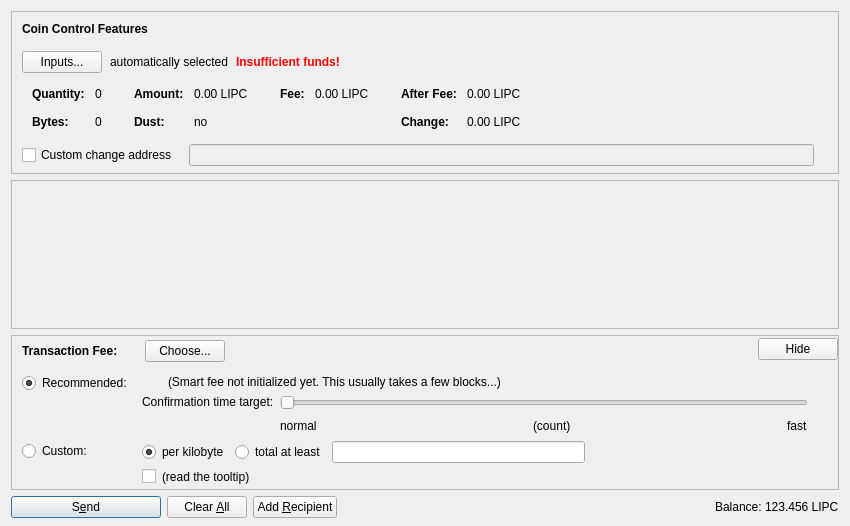
<?xml version="1.0" encoding="UTF-8"?>
<ui version="4.0">
 <class>SendCoinsDialog</class>
 <widget class="QDialog" name="SendCoinsDialog">
  <property name="geometry">
   <rect>
    <x>0</x>
    <y>0</y>
    <width>850</width>
    <height>526</height>
   </rect>
  </property>
  <property name="windowTitle">
   <string>Send Coins</string>
  </property>
  <layout class="QVBoxLayout" name="verticalLayout" stretch="0,1,0,0">
   <property name="bottomMargin">
    <number>8</number>
   </property>
   <item>
    <widget class="QFrame" name="frameCoinControl">
     <property name="sizePolicy">
      <sizepolicy hsizetype="Expanding" vsizetype="Expanding">
       <horstretch>0</horstretch>
       <verstretch>0</verstretch>
      </sizepolicy>
     </property>
     <property name="maximumSize">
      <size>
       <width>16777215</width>
       <height>16777215</height>
      </size>
     </property>
     <property name="frameShape">
      <enum>QFrame::StyledPanel</enum>
     </property>
     <property name="frameShadow">
      <enum>QFrame::Sunken</enum>
     </property>
     <layout class="QVBoxLayout" name="verticalLayoutCoinControl2">
      <property name="spacing">
       <number>0</number>
      </property>
      <property name="leftMargin">
       <number>0</number>
      </property>
      <property name="topMargin">
       <number>0</number>
      </property>
      <property name="rightMargin">
       <number>0</number>
      </property>
      <property name="bottomMargin">
       <number>6</number>
      </property>
      <item>
       <layout class="QVBoxLayout" name="verticalLayoutCoinControl" stretch="0,0,0,0,1">
        <property name="spacing">
         <number>0</number>
        </property>
        <property name="leftMargin">
         <number>10</number>
        </property>
        <property name="topMargin">
         <number>10</number>
        </property>
        <item>
         <layout class="QHBoxLayout" name="horizontalLayoutCoinControl1">
          <property name="bottomMargin">
           <number>15</number>
          </property>
          <item>
           <widget class="QLabel" name="labelCoinControlFeatures">
            <property name="sizePolicy">
             <sizepolicy hsizetype="Preferred" vsizetype="Maximum">
              <horstretch>0</horstretch>
              <verstretch>0</verstretch>
             </sizepolicy>
            </property>
            <property name="font">
             <font>
              <weight>75</weight>
              <bold>true</bold>
             </font>
            </property>
            <property name="styleSheet">
             <string notr="true">font-weight:bold;</string>
            </property>
            <property name="text">
             <string>Coin Control Features</string>
            </property>
           </widget>
          </item>
         </layout>
        </item>
        <item>
         <layout class="QHBoxLayout" name="horizontalLayoutCoinControl2" stretch="0,0,0,0">
          <property name="spacing">
           <number>8</number>
          </property>
          <property name="bottomMargin">
           <number>10</number>
          </property>
          <item>
           <widget class="QPushButton" name="pushButtonCoinControl">
            <property name="styleSheet">
             <string notr="true"/>
            </property>
            <property name="text">
             <string>Inputs...</string>
            </property>
            <property name="autoDefault">
             <bool>false</bool>
            </property>
           </widget>
          </item>
          <item>
           <widget class="QLabel" name="labelCoinControlAutomaticallySelected">
            <property name="text">
             <string>automatically selected</string>
            </property>
            <property name="margin">
             <number>5</number>
            </property>
           </widget>
          </item>
          <item>
           <widget class="QLabel" name="labelCoinControlInsuffFunds">
            <property name="font">
             <font>
              <weight>75</weight>
              <bold>true</bold>
             </font>
            </property>
            <property name="styleSheet">
             <string notr="true">color:red;font-weight:bold;</string>
            </property>
            <property name="text">
             <string>Insufficient funds!</string>
            </property>
            <property name="margin">
             <number>5</number>
            </property>
           </widget>
          </item>
          <item>
           <spacer name="horizontalSpacerCoinControl">
            <property name="orientation">
             <enum>Qt::Horizontal</enum>
            </property>
            <property name="sizeHint" stdset="0">
             <size>
              <width>40</width>
              <height>1</height>
             </size>
            </property>
           </spacer>
          </item>
         </layout>
        </item>
        <item>
         <widget class="QWidget" name="widgetCoinControl" native="true">
          <property name="sizePolicy">
           <sizepolicy hsizetype="Preferred" vsizetype="Preferred">
            <horstretch>0</horstretch>
            <verstretch>0</verstretch>
           </sizepolicy>
          </property>
          <property name="minimumSize">
           <size>
            <width>0</width>
            <height>0</height>
           </size>
          </property>
          <property name="styleSheet">
           <string notr="true"/>
          </property>
          <layout class="QHBoxLayout" name="horizontalLayoutCoinControl5">
           <property name="leftMargin">
            <number>0</number>
           </property>
           <property name="topMargin">
            <number>0</number>
           </property>
           <property name="rightMargin">
            <number>0</number>
           </property>
           <property name="bottomMargin">
            <number>0</number>
           </property>
           <item>
            <layout class="QHBoxLayout" name="horizontalLayoutCoinControl3" stretch="0,0,0,1">
             <property name="spacing">
              <number>20</number>
             </property>
             <property name="topMargin">
              <number>0</number>
             </property>
             <property name="bottomMargin">
              <number>10</number>
             </property>
             <item>
              <layout class="QFormLayout" name="formLayoutCoinControl1">
               <property name="horizontalSpacing">
                <number>10</number>
               </property>
               <property name="verticalSpacing">
                <number>14</number>
               </property>
               <property name="leftMargin">
                <number>10</number>
               </property>
               <property name="topMargin">
                <number>4</number>
               </property>
               <property name="rightMargin">
                <number>6</number>
               </property>
               <item row="0" column="0">
                <widget class="QLabel" name="labelCoinControlQuantityText">
                 <property name="font">
                  <font>
                   <weight>75</weight>
                   <bold>true</bold>
                  </font>
                 </property>
                 <property name="text">
                  <string>Quantity:</string>
                 </property>
                 <property name="margin">
                  <number>0</number>
                 </property>
                </widget>
               </item>
               <item row="0" column="1">
                <widget class="QLabel" name="labelCoinControlQuantity">
                 <property name="cursor">
                  <cursorShape>IBeamCursor</cursorShape>
                 </property>
                 <property name="contextMenuPolicy">
                  <enum>Qt::ActionsContextMenu</enum>
                 </property>
                 <property name="text">
                  <string notr="true">0</string>
                 </property>
                 <property name="margin">
                  <number>0</number>
                 </property>
                 <property name="textInteractionFlags">
                  <set>Qt::LinksAccessibleByMouse|Qt::TextSelectableByKeyboard|Qt::TextSelectableByMouse</set>
                 </property>
                </widget>
               </item>
               <item row="1" column="0">
                <widget class="QLabel" name="labelCoinControlBytesText">
                 <property name="font">
                  <font>
                   <weight>75</weight>
                   <bold>true</bold>
                  </font>
                 </property>
                 <property name="text">
                  <string>Bytes:</string>
                 </property>
                </widget>
               </item>
               <item row="1" column="1">
                <widget class="QLabel" name="labelCoinControlBytes">
                 <property name="cursor">
                  <cursorShape>IBeamCursor</cursorShape>
                 </property>
                 <property name="contextMenuPolicy">
                  <enum>Qt::ActionsContextMenu</enum>
                 </property>
                 <property name="text">
                  <string notr="true">0</string>
                 </property>
                 <property name="textInteractionFlags">
                  <set>Qt::LinksAccessibleByMouse|Qt::TextSelectableByKeyboard|Qt::TextSelectableByMouse</set>
                 </property>
                </widget>
               </item>
              </layout>
             </item>
             <item>
              <layout class="QFormLayout" name="formLayoutCoinControl2">
               <property name="horizontalSpacing">
                <number>10</number>
               </property>
               <property name="verticalSpacing">
                <number>14</number>
               </property>
               <property name="leftMargin">
                <number>6</number>
               </property>
               <property name="topMargin">
                <number>4</number>
               </property>
               <property name="rightMargin">
                <number>6</number>
               </property>
               <item row="0" column="0">
                <widget class="QLabel" name="labelCoinControlAmountText">
                 <property name="font">
                  <font>
                   <weight>75</weight>
                   <bold>true</bold>
                  </font>
                 </property>
                 <property name="text">
                  <string>Amount:</string>
                 </property>
                 <property name="margin">
                  <number>0</number>
                 </property>
                </widget>
               </item>
               <item row="0" column="1">
                <widget class="QLabel" name="labelCoinControlAmount">
                 <property name="cursor">
                  <cursorShape>IBeamCursor</cursorShape>
                 </property>
                 <property name="contextMenuPolicy">
                  <enum>Qt::ActionsContextMenu</enum>
                 </property>
                 <property name="text">
                  <string notr="true">0.00 LIPC</string>
                 </property>
                 <property name="textInteractionFlags">
                  <set>Qt::LinksAccessibleByMouse|Qt::TextSelectableByKeyboard|Qt::TextSelectableByMouse</set>
                 </property>
                </widget>
               </item>
               <item row="1" column="0">
                <widget class="QLabel" name="labelCoinControlLowOutputText">
                 <property name="font">
                  <font>
                   <weight>75</weight>
                   <bold>true</bold>
                  </font>
                 </property>
                 <property name="text">
                  <string>Dust:</string>
                 </property>
                </widget>
               </item>
               <item row="1" column="1">
                <widget class="QLabel" name="labelCoinControlLowOutput">
                 <property name="cursor">
                  <cursorShape>IBeamCursor</cursorShape>
                 </property>
                 <property name="contextMenuPolicy">
                  <enum>Qt::ActionsContextMenu</enum>
                 </property>
                 <property name="text">
                  <string notr="true">no</string>
                 </property>
                 <property name="textInteractionFlags">
                  <set>Qt::LinksAccessibleByMouse|Qt::TextSelectableByKeyboard|Qt::TextSelectableByMouse</set>
                 </property>
                </widget>
               </item>
              </layout>
             </item>
             <item>
              <layout class="QFormLayout" name="formLayoutCoinControl3">
               <property name="horizontalSpacing">
                <number>10</number>
               </property>
               <property name="verticalSpacing">
                <number>14</number>
               </property>
               <property name="leftMargin">
                <number>6</number>
               </property>
               <property name="topMargin">
                <number>4</number>
               </property>
               <property name="rightMargin">
                <number>6</number>
               </property>
               <item row="0" column="0">
                <widget class="QLabel" name="labelCoinControlFeeText">
                 <property name="font">
                  <font>
                   <weight>75</weight>
                   <bold>true</bold>
                  </font>
                 </property>
                 <property name="text">
                  <string>Fee:</string>
                 </property>
                 <property name="margin">
                  <number>0</number>
                 </property>
                </widget>
               </item>
               <item row="0" column="1">
                <widget class="QLabel" name="labelCoinControlFee">
                 <property name="cursor">
                  <cursorShape>IBeamCursor</cursorShape>
                 </property>
                 <property name="contextMenuPolicy">
                  <enum>Qt::ActionsContextMenu</enum>
                 </property>
                 <property name="text">
                  <string notr="true">0.00 LIPC</string>
                 </property>
                 <property name="textInteractionFlags">
                  <set>Qt::LinksAccessibleByMouse|Qt::TextSelectableByKeyboard|Qt::TextSelectableByMouse</set>
                 </property>
                </widget>
               </item>
              </layout>
             </item>
             <item>
              <layout class="QFormLayout" name="formLayoutCoinControl4">
               <property name="horizontalSpacing">
                <number>10</number>
               </property>
               <property name="verticalSpacing">
                <number>14</number>
               </property>
               <property name="leftMargin">
                <number>6</number>
               </property>
               <property name="topMargin">
                <number>4</number>
               </property>
               <property name="rightMargin">
                <number>6</number>
               </property>
               <item row="0" column="0">
                <widget class="QLabel" name="labelCoinControlAfterFeeText">
                 <property name="font">
                  <font>
                   <weight>75</weight>
                   <bold>true</bold>
                  </font>
                 </property>
                 <property name="text">
                  <string>After Fee:</string>
                 </property>
                 <property name="margin">
                  <number>0</number>
                 </property>
                </widget>
               </item>
               <item row="0" column="1">
                <widget class="QLabel" name="labelCoinControlAfterFee">
                 <property name="cursor">
                  <cursorShape>IBeamCursor</cursorShape>
                 </property>
                 <property name="contextMenuPolicy">
                  <enum>Qt::ActionsContextMenu</enum>
                 </property>
                 <property name="text">
                  <string notr="true">0.00 LIPC</string>
                 </property>
                 <property name="textInteractionFlags">
                  <set>Qt::LinksAccessibleByMouse|Qt::TextSelectableByKeyboard|Qt::TextSelectableByMouse</set>
                 </property>
                </widget>
               </item>
               <item row="1" column="0">
                <widget class="QLabel" name="labelCoinControlChangeText">
                 <property name="font">
                  <font>
                   <weight>75</weight>
                   <bold>true</bold>
                  </font>
                 </property>
                 <property name="text">
                  <string>Change:</string>
                 </property>
                </widget>
               </item>
               <item row="1" column="1">
                <widget class="QLabel" name="labelCoinControlChange">
                 <property name="cursor">
                  <cursorShape>IBeamCursor</cursorShape>
                 </property>
                 <property name="contextMenuPolicy">
                  <enum>Qt::ActionsContextMenu</enum>
                 </property>
                 <property name="text">
                  <string notr="true">0.00 LIPC</string>
                 </property>
                 <property name="textInteractionFlags">
                  <set>Qt::LinksAccessibleByMouse|Qt::TextSelectableByKeyboard|Qt::TextSelectableByMouse</set>
                 </property>
                </widget>
               </item>
              </layout>
             </item>
            </layout>
           </item>
          </layout>
         </widget>
        </item>
        <item>
         <layout class="QHBoxLayout" name="horizontalLayoutCoinControl4" stretch="0,0,0">
          <property name="spacing">
           <number>12</number>
          </property>
          <property name="sizeConstraint">
           <enum>QLayout::SetDefaultConstraint</enum>
          </property>
          <property name="topMargin">
           <number>5</number>
          </property>
          <property name="rightMargin">
           <number>5</number>
          </property>
          <item>
           <widget class="QCheckBox" name="checkBoxCoinControlChange">
            <property name="toolTip">
             <string>If this is activated, but the change address is empty or invalid, change will be sent to a newly generated address.</string>
            </property>
            <property name="text">
             <string>Custom change address</string>
            </property>
           </widget>
          </item>
          <item>
           <widget class="QValidatedLineEdit" name="lineEditCoinControlChange">
            <property name="enabled">
             <bool>false</bool>
            </property>
            <property name="sizePolicy">
             <sizepolicy hsizetype="Expanding" vsizetype="Fixed">
              <horstretch>0</horstretch>
              <verstretch>0</verstretch>
             </sizepolicy>
            </property>
           </widget>
          </item>
          <item>
           <widget class="QLabel" name="labelCoinControlChangeLabel">
            <property name="sizePolicy">
             <sizepolicy hsizetype="Preferred" vsizetype="Expanding">
              <horstretch>0</horstretch>
              <verstretch>0</verstretch>
             </sizepolicy>
            </property>
            <property name="minimumSize">
             <size>
              <width>0</width>
              <height>0</height>
             </size>
            </property>
            <property name="text">
             <string/>
            </property>
            <property name="margin">
             <number>3</number>
            </property>
           </widget>
          </item>
         </layout>
        </item>
        <item>
         <spacer name="verticalSpacerCoinControl">
          <property name="orientation">
           <enum>Qt::Vertical</enum>
          </property>
          <property name="sizeHint" stdset="0">
           <size>
            <width>800</width>
            <height>1</height>
           </size>
          </property>
         </spacer>
        </item>
       </layout>
      </item>
     </layout>
    </widget>
   </item>
   <item>
    <widget class="QScrollArea" name="scrollArea">
     <property name="widgetResizable">
      <bool>true</bool>
     </property>
     <widget class="QWidget" name="scrollAreaWidgetContents">
      <property name="geometry">
       <rect>
        <x>0</x>
        <y>0</y>
        <width>830</width>
        <height>104</height>
       </rect>
      </property>
      <layout class="QVBoxLayout" name="verticalLayout_2" stretch="0,1">
       <property name="leftMargin">
        <number>0</number>
       </property>
       <property name="topMargin">
        <number>0</number>
       </property>
       <property name="rightMargin">
        <number>0</number>
       </property>
       <property name="bottomMargin">
        <number>0</number>
       </property>
       <item>
        <layout class="QVBoxLayout" name="entries">
         <property name="spacing">
          <number>6</number>
         </property>
        </layout>
       </item>
       <item>
        <spacer name="verticalSpacer">
         <property name="orientation">
          <enum>Qt::Vertical</enum>
         </property>
         <property name="sizeHint" stdset="0">
          <size>
           <width>20</width>
           <height>40</height>
          </size>
         </property>
        </spacer>
       </item>
      </layout>
     </widget>
    </widget>
   </item>
   <item>
    <widget class="QFrame" name="frameFee">
     <property name="sizePolicy">
      <sizepolicy hsizetype="Expanding" vsizetype="Expanding">
       <horstretch>0</horstretch>
       <verstretch>0</verstretch>
      </sizepolicy>
     </property>
     <property name="maximumSize">
      <size>
       <width>16777215</width>
       <height>16777215</height>
      </size>
     </property>
     <property name="frameShape">
      <enum>QFrame::StyledPanel</enum>
     </property>
     <property name="frameShadow">
      <enum>QFrame::Sunken</enum>
     </property>
     <layout class="QVBoxLayout" name="verticalLayoutFee1">
      <property name="spacing">
       <number>0</number>
      </property>
      <property name="leftMargin">
       <number>0</number>
      </property>
      <property name="topMargin">
       <number>0</number>
      </property>
      <property name="rightMargin">
       <number>0</number>
      </property>
      <property name="bottomMargin">
       <number>0</number>
      </property>
      <item>
       <layout class="QVBoxLayout" name="verticalLayoutFee2" stretch="0,0,0">
        <property name="spacing">
         <number>0</number>
        </property>
        <property name="leftMargin">
         <number>10</number>
        </property>
        <property name="topMargin">
         <number>0</number>
        </property>
        <item>
         <layout class="QHBoxLayout" name="horizontalLayoutFee1">
          <property name="bottomMargin">
           <number>0</number>
          </property>
          <item>
           <layout class="QVBoxLayout" name="verticalLayoutFee7">
            <property name="spacing">
             <number>0</number>
            </property>
            <item>
             <spacer name="verticalSpacerSmartFee">
              <property name="orientation">
               <enum>Qt::Vertical</enum>
              </property>
              <property name="sizeType">
               <enum>QSizePolicy::Fixed</enum>
              </property>
              <property name="sizeHint" stdset="0">
               <size>
                <width>1</width>
                <height>4</height>
               </size>
              </property>
             </spacer>
            </item>
            <item>
             <layout class="QHBoxLayout" name="horizontalLayoutSmartFee">
              <property name="spacing">
               <number>10</number>
              </property>
              <item>
               <widget class="QLabel" name="labelFeeHeadline">
                <property name="sizePolicy">
                 <sizepolicy hsizetype="Preferred" vsizetype="Maximum">
                  <horstretch>0</horstretch>
                  <verstretch>0</verstretch>
                 </sizepolicy>
                </property>
                <property name="font">
                 <font>
                  <weight>75</weight>
                  <bold>true</bold>
                 </font>
                </property>
                <property name="styleSheet">
                 <string notr="true">font-weight:bold;</string>
                </property>
                <property name="text">
                 <string>Transaction Fee:</string>
                </property>
               </widget>
              </item>
              <item>
               <widget class="QLabel" name="labelFeeMinimized">
                <property name="text">
                 <string/>
                </property>
               </widget>
              </item>
              <item>
               <widget class="QPushButton" name="buttonChooseFee">
                <property name="text">
                 <string>Choose...</string>
                </property>
               </widget>
              </item>
             </layout>
            </item>
            <item>
             <spacer name="verticalSpacer_5">
              <property name="orientation">
               <enum>Qt::Vertical</enum>
              </property>
              <property name="sizeHint" stdset="0">
               <size>
                <width>1</width>
                <height>1</height>
               </size>
              </property>
             </spacer>
            </item>
           </layout>
          </item>
          <item>
           <spacer name="horizontalSpacer_4">
            <property name="orientation">
             <enum>Qt::Horizontal</enum>
            </property>
            <property name="sizeHint" stdset="0">
             <size>
              <width>40</width>
              <height>20</height>
             </size>
            </property>
           </spacer>
          </item>
          <item>
           <widget class="QPushButton" name="buttonMinimizeFee">
            <property name="toolTip">
             <string>collapse fee-settings</string>
            </property>
            <property name="text">
             <string>Hide</string>
            </property>
           </widget>
          </item>
         </layout>
        </item>
        <item>
         <widget class="QFrame" name="frameFeeSelection">
          <layout class="QVBoxLayout" name="verticalLayoutFee12">
           <property name="spacing">
            <number>0</number>
           </property>
           <property name="leftMargin">
            <number>0</number>
           </property>
           <property name="topMargin">
            <number>0</number>
           </property>
           <property name="rightMargin">
            <number>0</number>
           </property>
           <property name="bottomMargin">
            <number>0</number>
           </property>
           <item>
            <layout class="QGridLayout" name="gridLayoutFee">
             <property name="topMargin">
              <number>10</number>
             </property>
             <property name="bottomMargin">
              <number>4</number>
             </property>
             <property name="horizontalSpacing">
              <number>10</number>
             </property>
             <property name="verticalSpacing">
              <number>4</number>
             </property>
             <item row="1" column="1">
              <layout class="QVBoxLayout" name="verticalLayoutFee8">
               <property name="spacing">
                <number>6</number>
               </property>
               <item>
                <layout class="QHBoxLayout" name="horizontalLayoutFee13">
                 <item>
                  <widget class="QRadioButton" name="radioCustomPerKilobyte">
                   <property name="toolTip">
                    <string>If the custom fee is set to 1000 satoshis and the transaction is only 250 bytes, then &quot;per kilobyte&quot; only pays 250 satoshis in fee, while &quot;total at least&quot; pays 1000 satoshis. For transactions bigger than a kilobyte both pay by kilobyte.</string>
                   </property>
                   <property name="text">
                    <string>per kilobyte</string>
                   </property>
                   <property name="checked">
                    <bool>true</bool>
                   </property>
                   <attribute name="buttonGroup">
                    <string notr="true">groupCustomFee</string>
                   </attribute>
                  </widget>
                 </item>
                 <item>
                  <widget class="QRadioButton" name="radioCustomAtLeast">
                   <property name="toolTip">
                    <string>If the custom fee is set to 1000 satoshis and the transaction is only 250 bytes, then &quot;per kilobyte&quot; only pays 250 satoshis in fee, while &quot;total at least&quot; pays 1000 satoshis. For transactions bigger than a kilobyte both pay by kilobyte.</string>
                   </property>
                   <property name="text">
                    <string>total at least</string>
                   </property>
                   <attribute name="buttonGroup">
                    <string notr="true">groupCustomFee</string>
                   </attribute>
                  </widget>
                 </item>
                 <item>
                  <widget class="LipCoinAmountField" name="customFee"/>
                 </item>
                 <item>
                  <spacer name="horizontalSpacer_6">
                   <property name="orientation">
                    <enum>Qt::Horizontal</enum>
                   </property>
                   <property name="sizeHint" stdset="0">
                    <size>
                     <width>1</width>
                     <height>1</height>
                    </size>
                   </property>
                  </spacer>
                 </item>
                </layout>
               </item>
               <item>
                <layout class="QHBoxLayout" name="horizontalLayoutFee8">
                 <item>
                  <widget class="QCheckBox" name="checkBoxMinimumFee">
                   <property name="toolTip">
                    <string>Paying only the minimum fee is just fine as long as there is less transaction volume than space in the blocks. But be aware that this can end up in a never confirming transaction once there is more demand for lipcoin transactions than the network can process.</string>
                   </property>
                   <property name="text">
                    <string/>
                   </property>
                  </widget>
                 </item>
                 <item>
                  <widget class="QLabel" name="labelMinFeeWarning">
                   <property name="enabled">
                    <bool>true</bool>
                   </property>
                   <property name="toolTip">
                    <string>Paying only the minimum fee is just fine as long as there is less transaction volume than space in the blocks. But be aware that this can end up in a never confirming transaction once there is more demand for lipcoin transactions than the network can process.</string>
                   </property>
                   <property name="text">
                    <string>(read the tooltip)</string>
                   </property>
                   <property name="margin">
                    <number>5</number>
                   </property>
                  </widget>
                 </item>
                 <item>
                  <spacer name="horizontalSpacer_2">
                   <property name="orientation">
                    <enum>Qt::Horizontal</enum>
                   </property>
                   <property name="sizeHint" stdset="0">
                    <size>
                     <width>1</width>
                     <height>1</height>
                    </size>
                   </property>
                  </spacer>
                 </item>
                </layout>
               </item>
              </layout>
             </item>
             <item row="0" column="0">
              <layout class="QVBoxLayout" name="verticalLayoutFee4" stretch="0,1">
               <item>
                <widget class="QRadioButton" name="radioSmartFee">
                 <property name="text">
                  <string>Recommended:</string>
                 </property>
                 <property name="checked">
                  <bool>true</bool>
                 </property>
                 <attribute name="buttonGroup">
                  <string notr="true">groupFee</string>
                 </attribute>
                </widget>
               </item>
               <item>
                <spacer name="verticalSpacer_2">
                 <property name="orientation">
                  <enum>Qt::Vertical</enum>
                 </property>
                 <property name="sizeHint" stdset="0">
                  <size>
                   <width>1</width>
                   <height>1</height>
                  </size>
                 </property>
                </spacer>
               </item>
              </layout>
             </item>
             <item row="1" column="0">
              <layout class="QVBoxLayout" name="verticalLayoutFee9" stretch="0,1">
               <item>
                <widget class="QRadioButton" name="radioCustomFee">
                 <property name="text">
                  <string>Custom:</string>
                 </property>
                 <attribute name="buttonGroup">
                  <string notr="true">groupFee</string>
                 </attribute>
                </widget>
               </item>
               <item>
                <spacer name="verticalSpacer_6">
                 <property name="orientation">
                  <enum>Qt::Vertical</enum>
                 </property>
                 <property name="sizeHint" stdset="0">
                  <size>
                   <width>1</width>
                   <height>1</height>
                  </size>
                 </property>
                </spacer>
               </item>
              </layout>
             </item>
             <item row="0" column="1">
              <layout class="QVBoxLayout" name="verticalLayoutFee3" stretch="0,0,1">
               <property name="spacing">
                <number>6</number>
               </property>
               <property name="topMargin">
                <number>2</number>
               </property>
               <item>
                <layout class="QHBoxLayout" name="horizontalLayoutFee12">
                 <item>
                  <widget class="QLabel" name="labelSmartFee">
                   <property name="text">
                    <string/>
                   </property>
                   <property name="margin">
                    <number>2</number>
                   </property>
                  </widget>
                 </item>
                 <item>
                  <widget class="QLabel" name="labelFeeEstimation">
                   <property name="text">
                    <string/>
                   </property>
                  </widget>
                 </item>
                 <item>
                  <widget class="QLabel" name="labelSmartFee2">
                   <property name="text">
                    <string>(Smart fee not initialized yet. This usually takes a few blocks...)</string>
                   </property>
                   <property name="margin">
                    <number>2</number>
                   </property>
                  </widget>
                 </item>
                 <item>
                  <spacer name="horizontalSpacer_5">
                   <property name="orientation">
                    <enum>Qt::Horizontal</enum>
                   </property>
                   <property name="sizeHint" stdset="0">
                    <size>
                     <width>1</width>
                     <height>1</height>
                    </size>
                   </property>
                  </spacer>
                 </item>
                </layout>
               </item>
               <item>
                <layout class="QHBoxLayout" name="horizontalLayoutFee9">
                 <item>
                  <layout class="QVBoxLayout" name="verticalLayoutFee6">
                   <item>
                    <widget class="QLabel" name="labelSmartFee3">
                     <property name="text">
                      <string>Confirmation time target:</string>
                     </property>
                     <property name="margin">
                      <number>2</number>
                     </property>
                    </widget>
                   </item>
                   <item>
                    <spacer name="verticalSpacer_3">
                     <property name="orientation">
                      <enum>Qt::Vertical</enum>
                     </property>
                     <property name="sizeHint" stdset="0">
                      <size>
                       <width>1</width>
                       <height>1</height>
                      </size>
                     </property>
                    </spacer>
                   </item>
                  </layout>
                 </item>
                 <item>
                  <layout class="QVBoxLayout" name="verticalLayoutFee5">
                   <property name="rightMargin">
                    <number>30</number>
                   </property>
                   <item>
                    <widget class="QSlider" name="sliderSmartFee">
                     <property name="minimum">
                      <number>0</number>
                     </property>
                     <property name="maximum">
                      <number>23</number>
                     </property>
                     <property name="pageStep">
                      <number>1</number>
                     </property>
                     <property name="value">
                      <number>0</number>
                     </property>
                     <property name="orientation">
                      <enum>Qt::Horizontal</enum>
                     </property>
                     <property name="invertedAppearance">
                      <bool>false</bool>
                     </property>
                     <property name="invertedControls">
                      <bool>false</bool>
                     </property>
                     <property name="tickPosition">
                      <enum>QSlider::NoTicks</enum>
                     </property>
                    </widget>
                   </item>
                   <item>
                    <layout class="QHBoxLayout" name="horizontalLayoutFee10">
                     <item>
                      <widget class="QLabel" name="labelSmartFeeNormal">
                       <property name="text">
                        <string>normal</string>
                       </property>
                      </widget>
                     </item>
                     <item>
                      <spacer name="horizontalSpacer_7">
                       <property name="orientation">
                        <enum>Qt::Horizontal</enum>
                       </property>
                       <property name="sizeHint" stdset="0">
                        <size>
                         <width>40</width>
                         <height>20</height>
                        </size>
                       </property>
                      </spacer>
                     </item>
                     <item>
                      <widget class="QLabel" name="confirmationTargetLabel">
                       <property name="text">
                        <string notr="true">(count)</string>
                       </property>
                      </widget>
                     </item>
                     <item>
                      <spacer name="horizontalSpacer_3">
                       <property name="orientation">
                        <enum>Qt::Horizontal</enum>
                       </property>
                       <property name="sizeHint" stdset="0">
                        <size>
                         <width>40</width>
                         <height>20</height>
                        </size>
                       </property>
                      </spacer>
                     </item>
                     <item>
                      <widget class="QLabel" name="labelSmartFeeFast">
                       <property name="text">
                        <string>fast</string>
                       </property>
                      </widget>
                     </item>
                    </layout>
                   </item>
                  </layout>
                 </item>
                </layout>
               </item>
               <item>
                <spacer name="verticalSpacer_4">
                 <property name="orientation">
                  <enum>Qt::Vertical</enum>
                 </property>
                 <property name="sizeHint" stdset="0">
                  <size>
                   <width>1</width>
                   <height>1</height>
                  </size>
                 </property>
                </spacer>
               </item>
              </layout>
             </item>
            </layout>
           </item>
          </layout>
         </widget>
        </item>
        <item>
         <spacer name="verticalSpacerFee">
          <property name="orientation">
           <enum>Qt::Vertical</enum>
          </property>
          <property name="sizeHint" stdset="0">
           <size>
            <width>800</width>
            <height>1</height>
           </size>
          </property>
         </spacer>
        </item>
       </layout>
      </item>
     </layout>
    </widget>
   </item>
   <item>
    <layout class="QHBoxLayout" name="horizontalLayout">
     <item>
      <widget class="QPushButton" name="sendButton">
       <property name="minimumSize">
        <size>
         <width>150</width>
         <height>0</height>
        </size>
       </property>
       <property name="toolTip">
        <string>Confirm the send action</string>
       </property>
       <property name="text">
        <string>S&amp;end</string>
       </property>
       <property name="icon">
        <iconset resource="../lipcoin.qrc">
         <normaloff>:/icons/send</normaloff>:/icons/send</iconset>
       </property>
       <property name="autoDefault">
        <bool>false</bool>
       </property>
       <property name="default">
        <bool>true</bool>
       </property>
      </widget>
     </item>
     <item>
      <widget class="QPushButton" name="clearButton">
       <property name="sizePolicy">
        <sizepolicy hsizetype="Minimum" vsizetype="Fixed">
         <horstretch>0</horstretch>
         <verstretch>0</verstretch>
        </sizepolicy>
       </property>
       <property name="toolTip">
        <string>Clear all fields of the form.</string>
       </property>
       <property name="text">
        <string>Clear &amp;All</string>
       </property>
       <property name="icon">
        <iconset resource="../lipcoin.qrc">
         <normaloff>:/icons/remove</normaloff>:/icons/remove</iconset>
       </property>
       <property name="autoDefault">
        <bool>false</bool>
       </property>
      </widget>
     </item>
     <item>
      <widget class="QPushButton" name="addButton">
       <property name="toolTip">
        <string>Send to multiple recipients at once</string>
       </property>
       <property name="text">
        <string>Add &amp;Recipient</string>
       </property>
       <property name="icon">
        <iconset resource="../lipcoin.qrc">
         <normaloff>:/icons/add</normaloff>:/icons/add</iconset>
       </property>
       <property name="autoDefault">
        <bool>false</bool>
       </property>
      </widget>
     </item>
     <item>
      <spacer name="horizontalSpacer">
       <property name="orientation">
        <enum>Qt::Horizontal</enum>
       </property>
       <property name="sizeHint" stdset="0">
        <size>
         <width>40</width>
         <height>20</height>
        </size>
       </property>
      </spacer>
     </item>
     <item>
      <layout class="QHBoxLayout" name="horizontalLayout_2">
       <property name="spacing">
        <number>3</number>
       </property>
       <item>
        <widget class="QLabel" name="label">
         <property name="sizePolicy">
          <sizepolicy hsizetype="Preferred" vsizetype="Fixed">
           <horstretch>0</horstretch>
           <verstretch>0</verstretch>
          </sizepolicy>
         </property>
         <property name="text">
          <string>Balance:</string>
         </property>
        </widget>
       </item>
       <item>
        <widget class="QLabel" name="labelBalance">
         <property name="sizePolicy">
          <sizepolicy hsizetype="Preferred" vsizetype="Fixed">
           <horstretch>0</horstretch>
           <verstretch>0</verstretch>
          </sizepolicy>
         </property>
         <property name="cursor">
          <cursorShape>IBeamCursor</cursorShape>
         </property>
         <property name="text">
          <string notr="true">123.456 LIPC</string>
         </property>
         <property name="textInteractionFlags">
          <set>Qt::LinksAccessibleByMouse|Qt::TextSelectableByKeyboard|Qt::TextSelectableByMouse</set>
         </property>
        </widget>
       </item>
      </layout>
     </item>
    </layout>
   </item>
  </layout>
 </widget>
 <customwidgets>
  <customwidget>
   <class>QValidatedLineEdit</class>
   <extends>QLineEdit</extends>
   <header>qvalidatedlineedit.h</header>
  </customwidget>
  <customwidget>
   <class>LipCoinAmountField</class>
   <extends>QLineEdit</extends>
   <header>lipcoinamountfield.h</header>
   <container>1</container>
  </customwidget>
 </customwidgets>
 <resources>
  <include location="../lipcoin.qrc"/>
 </resources>
 <connections/>
 <buttongroups>
  <buttongroup name="groupFee"/>
  <buttongroup name="groupCustomFee"/>
 </buttongroups>
</ui>
